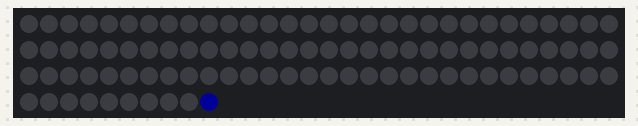
Recording of a sketch running on a simulated Teensy 4. Shown: 100 RGB LEDs in strip order, left to right, continuing on the next row. Dim RGB values are drawn brighter than linear.

Above: at 0.07 s.
At 4.2 s:
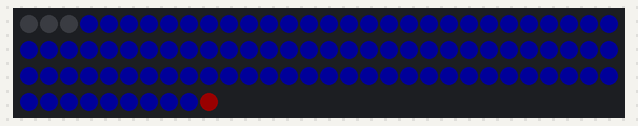
At 10.01 s:
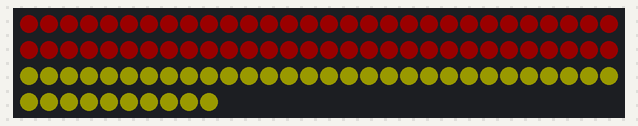
At 19.95 s:
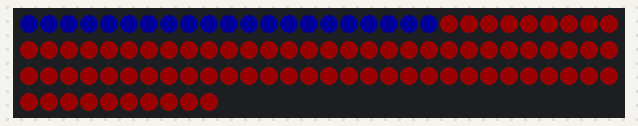
At 33.13 s:
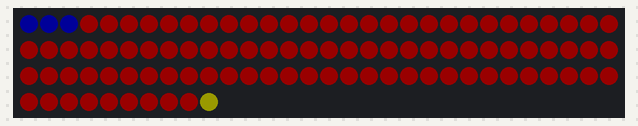
At 39.84 s:
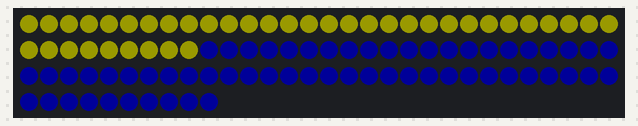

The sketch:

animationScrollingText.ino
```cpp
#include <OctoWS2811.h>
#define USE_OCTOWS2811
#include <FastLED.h>

#define NUM_LEDS  800 // must be a multiple of 8
const int ledsPerStrip = NUM_LEDS / 8;
const int endOfStrip[8] = { ledsPerStrip      - 1,
                           (ledsPerStrip * 2) - 1,
                           (ledsPerStrip * 3) - 1,
                           (ledsPerStrip * 4) - 1,
                           (ledsPerStrip * 5) - 1,
                           (ledsPerStrip * 6) - 1,
                           (ledsPerStrip * 7) - 1,
                           (ledsPerStrip * 8) - 1};

CRGB leds[NUM_LEDS];

byte alphabet [96] [5]  = {
  { 0x00, 0x00, 0x00, 0x00, 0x00 }, // space  (0x20)
  { 0x00, 0x00, 0x2F, 0x00, 0x00 }, // !
  { 0x00, 0x07, 0x05, 0x07, 0x00 }, // " but will display °
  { 0x14, 0x7F, 0x14, 0x7F, 0x14 }, // #
  { 0x24, 0x2A, 0x7F, 0x2A, 0x12 }, // $
  { 0x23, 0x13, 0x08, 0x64, 0x62 }, // %
  { 0x36, 0x49, 0x55, 0x22, 0x50 }, // &amp;
  { 0x00, 0x05, 0x03, 0x00, 0x00 }, // '
  { 0x00, 0x1C, 0x22, 0x41, 0x00 }, // (
  { 0x00, 0x41, 0x22, 0x1C, 0x00 }, // (
  { 0x14, 0x08, 0x3E, 0x08, 0x14 }, // *
  { 0x08, 0x08, 0x3E, 0x08, 0x08 }, // +
  { 0x00, 0x50, 0x30, 0x00, 0x00 }, // ,
  { 0x08, 0x08, 0x08, 0x08, 0x08 }, // -
  { 0x00, 0x30, 0x30, 0x00, 0x00 }, // .
  { 0x20, 0x10, 0x08, 0x04, 0x02 }, // /

  { 0x3E, 0x51, 0x49, 0x45, 0x3E }, // 0  (0x30)
  { 0x00, 0x42, 0x7F, 0x40, 0x00 }, // 1
  { 0x42, 0x61, 0x51, 0x49, 0x46 }, // 2
  { 0x21, 0x41, 0x45, 0x4B, 0x31 }, // 3
  { 0x18, 0x14, 0x12, 0x7F, 0x10 }, // 4
  { 0x27, 0x45, 0x45, 0x45, 0x39 }, // 5
  { 0x3C, 0x4A, 0x49, 0x49, 0x30 }, // 6
  { 0x01, 0x71, 0x09, 0x05, 0x03 }, // 7
  { 0x36, 0x49, 0x49, 0x49, 0x36 }, // 8
  { 0x06, 0x49, 0x49, 0x29, 0x1E }, // 9
  { 0x00, 0x36, 0x36, 0x00, 0x00 }, // :
  { 0x00, 0x56, 0x36, 0x00, 0x00 }, // ;
  { 0x08, 0x14, 0x22, 0x41, 0x00 }, // &lt;
  { 0x14, 0x14, 0x14, 0x14, 0x14 }, // =
  { 0x00, 0x41, 0x22, 0x14, 0x08 }, // &gt;
  { 0x02, 0x01, 0x51, 0x09, 0x06 }, // ?

  { 0x32, 0x49, 0x79, 0x41, 0x3E }, // @  (0x40)
  { 0x7E, 0x11, 0x11, 0x11, 0x7E }, // A
  { 0x7F, 0x49, 0x49, 0x49, 0x36 }, // B
  { 0x3E, 0x41, 0x41, 0x41, 0x22 }, // C
  { 0x7F, 0x41, 0x41, 0x22, 0x1C }, // D
  { 0x7F, 0x49, 0x49, 0x49, 0x41 }, // E
  { 0x7F, 0x09, 0x09, 0x09, 0x01 }, // F
  { 0x3E, 0x41, 0x49, 0x49, 0x7A }, // G
  { 0x7F, 0x08, 0x08, 0x08, 0x7F }, // H
  { 0x00, 0x41, 0x7F, 0x41, 0x00 }, // I
  { 0x20, 0x40, 0x41, 0x3F, 0x01 }, // J
  { 0x7F, 0x08, 0x14, 0x22, 0x41 }, // K
  { 0x7F, 0x40, 0x40, 0x40, 0x40 }, // L
  { 0x7F, 0x02, 0x0C, 0x02, 0x7F }, // M
  { 0x7F, 0x04, 0x08, 0x10, 0x7F }, // N
  { 0x3E, 0x41, 0x41, 0x41, 0x3E }, // O

  { 0x7F, 0x09, 0x09, 0x09, 0x06 }, // P  (0x50) //edited - replace 0x3F with 0x7F
  { 0x3E, 0x41, 0x51, 0x21, 0x5E }, // Q
  { 0x7F, 0x09, 0x19, 0x29, 0x46 }, // R
  { 0x46, 0x49, 0x49, 0x49, 0x31 }, // S
  { 0x01, 0x01, 0x7F, 0x01, 0x01 }, // T
  { 0x3F, 0x40, 0x40, 0x40, 0x3F }, // U
  { 0x1F, 0x20, 0x40, 0x20, 0x1F }, // V
  { 0x3F, 0x40, 0x30, 0x40, 0x3F }, // W
  { 0x63, 0x14, 0x08, 0x14, 0x63 }, // X
  { 0x07, 0x08, 0x70, 0x08, 0x07 }, // Y
  { 0x61, 0x51, 0x49, 0x45, 0x43 }, // Z
  { 0x00, 0x7F, 0x41, 0x41, 0x00 }, // [
  { 0x02, 0x04, 0x08, 0x10, 0x20 }, // backslash
  { 0x00, 0x41, 0x41, 0x7F, 0x00 }, // ]
  { 0x04, 0x02, 0x01, 0x02, 0x04 }, // ^
  { 0x40, 0x40, 0x40, 0x40, 0x40 }, // _

  { 0x00, 0x01, 0x02, 0x04, 0x00 }, // `  (0x60)
  { 0x20, 0x54, 0x54, 0x54, 0x78 }, // a
  { 0x7F, 0x50, 0x48, 0x48, 0x30 }, // b
  { 0x38, 0x44, 0x44, 0x44, 0x20 }, // c
  { 0x38, 0x44, 0x44, 0x48, 0x7F }, // d
  { 0x38, 0x54, 0x54, 0x54, 0x18 }, // e
  { 0x08, 0x7E, 0x09, 0x01, 0x02 }, // f
  { 0x0C, 0x52, 0x52, 0x52, 0x3E }, // g
  { 0x7F, 0x08, 0x04, 0x04, 0x78 }, // h
  { 0x00, 0x44, 0x7D, 0x40, 0x00 }, // i
  { 0x20, 0x40, 0x44, 0x3D, 0x00 }, // j
  { 0x7F, 0x10, 0x28, 0x44, 0x00 }, // k
  { 0x00, 0x41, 0x7F, 0x40, 0x00 }, // l
  { 0x7C, 0x04, 0x18, 0x04, 0x78 }, // m
  { 0x7C, 0x08, 0x04, 0x04, 0x78 }, // n
  { 0x38, 0x44, 0x44, 0x44, 0x38 }, // o

  { 0x7C, 0x14, 0x14, 0x14, 0x08 }, // p  (0x70)
  { 0x08, 0x14, 0x14, 0x08, 0x7C }, // q
  { 0x7C, 0x08, 0x04, 0x04, 0x08 }, // r
  { 0x48, 0x54, 0x54, 0x54, 0x20 }, // s
  { 0x04, 0x3F, 0x44, 0x40, 0x20 }, // t
  { 0x3C, 0x40, 0x40, 0x20, 0x7C }, // u
  { 0x1C, 0x20, 0x40, 0x20, 0x1C }, // v
  { 0x3C, 0x40, 0x30, 0x40, 0x3C }, // w
  { 0x44, 0x28, 0x10, 0x28, 0x44 }, // x
  { 0x0C, 0x50, 0x50, 0x50, 0x3C }, // y
  { 0x44, 0x64, 0x54, 0x4C, 0x44 }, // z
  { 0x00, 0x08, 0x36, 0x41, 0x00 }, // {
  { 0x00, 0x00, 0x7F, 0x00, 0x00 }, // |
  { 0x00, 0x41, 0x36, 0x08, 0x00 }, // }
  { 0x30, 0x08, 0x10, 0x20, 0x18 }, // ~
  { 0x7F, 0x55, 0x49, 0x55, 0x7F }  // unknown char (0x7F)
};

void setup() {
  LEDS.addLeds<OCTOWS2811,GRB>(leds, NUM_LEDS/8);
  LEDS.setBrightness(25); // adjust brightness globally
}

void loop() {
  int BLUE   = 0x0000FF;
  int RED    = 0xFF0000;
  int YELLOW = 0xFFFF00;
  int PAUSE  = 40; // milliseconds
  scrollText(" EASY LED PANEL ", 16 /*char array size*/, RED, BLUE, PAUSE);
  scrollText(" EASY LED PANEL ", 16 /*char array size*/, YELLOW, RED, PAUSE);
  scrollText(" EASY LED PANEL ", 16 /*char array size*/, BLUE, YELLOW, PAUSE);
}

void scrollText(char msg[], int length, int textColor, int backColor, int delay){
  bool isOn = false;
  for (int charIndex=0; charIndex < length; charIndex++) {
    int  alphabetIndex = msg[charIndex] - ' ';
    if (alphabetIndex < 0) alphabetIndex = 0;
    for (int col = 0; col < 6; col++) {
      for (int row = 0; row < 8 ;row++) {
          if (col < 5) isOn = bitRead(alphabet[alphabetIndex][col], 7 - row) == 1; else isOn = false;
          leds[endOfStrip[row]] = isOn ? textColor : backColor;
      }
      FastLED.show();
      delayMicroseconds(delay * 1000);
      allStripsMoveLeft(0, ledsPerStrip - 1, 0x000000);
    }
  }
}

void allStripsMoveLeft(int start, int stop, int newColor) {
  for (int i = 0; i < 8; i++) stripMoveLeft(i, start, stop, newColor);
}

void stripMoveLeft(int strip, int start, int stop,  int newColor) {
  for (int i = start; i < stop; i++) {
    leds[(strip * ledsPerStrip) + i] = leds[(strip * ledsPerStrip) + i + 1];
  }
  leds[strip * ledsPerStrip + stop] =  newColor;
}
```
